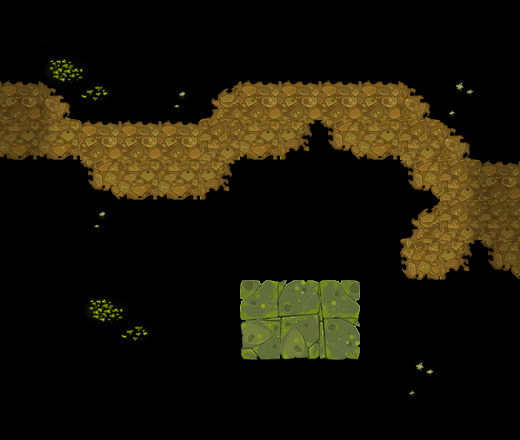

Below is a game level as drawn by its tile map, then a one-line description and the .tmx that defines it (tile-layer data replaced by summaries):
An orthogonal 13x11 tile map with 40x40 px tiles, 3 tile layers (块层 2, 块层 3, 块层 2).

<map version="1.0" orientation="orthogonal" width="13" height="11" tilewidth="40" tileheight="40">
 <tileset firstgid="1" name="clmap_skin" tilewidth="40" tileheight="40">
  <image source="clmap_skin.png" width="400" height="440" />
 </tileset>
 <layer name="块层 2" width="13" height="11">
  <data>[143 cells, 39 non-empty, 15 distinct tile ids]</data>
 </layer>
 <layer name="块层 3" width="13" height="11">
  <data>[143 cells, 12 non-empty, 6 distinct tile ids]</data>
 </layer>
 <layer name="块层 2" width="13" height="11">
  <data>[143 cells, 80 non-empty, 9 distinct tile ids]</data>
 </layer>
</map>
